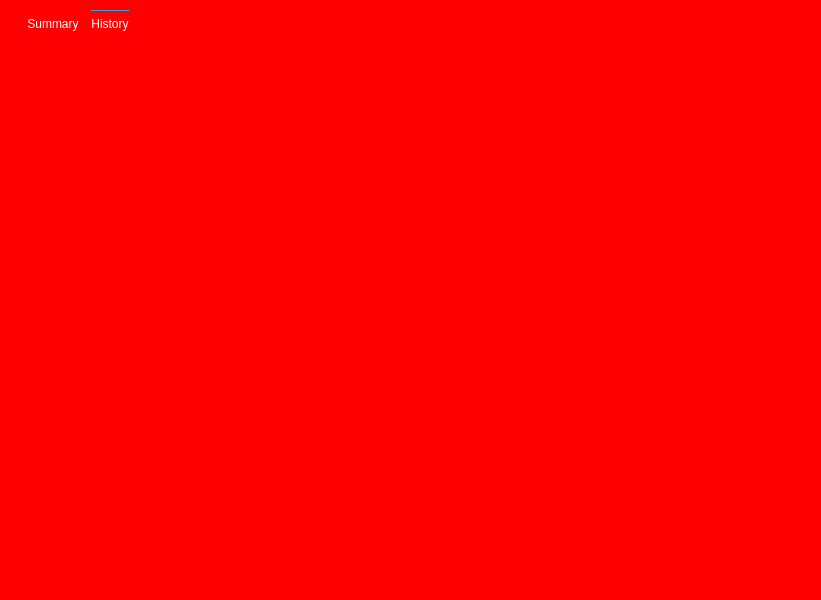
<?xml version="1.0" encoding="UTF-8"?>
<ui version="4.0">
 <class>MacdMarketData</class>
 <widget class="QWidget" name="MacdMarketData">
  <property name="geometry">
   <rect>
    <x>0</x>
    <y>0</y>
    <width>821</width>
    <height>600</height>
   </rect>
  </property>
  <property name="sizePolicy">
   <sizepolicy hsizetype="Fixed" vsizetype="Fixed">
    <horstretch>0</horstretch>
    <verstretch>0</verstretch>
   </sizepolicy>
  </property>
  <property name="windowTitle">
   <string>Form</string>
  </property>
  <property name="styleSheet">
   <string notr="true">#MacdMarketData{background-image: url(:/images/base_back); background-color:red;}
QWidget{background-color:none;}</string>
  </property>
  <widget class="QTabWidget" name="tabWidget">
   <property name="geometry">
    <rect>
     <x>10</x>
     <y>10</y>
     <width>801</width>
     <height>581</height>
    </rect>
   </property>
   <property name="styleSheet">
    <string notr="true"> QTabWidget::tab-bar  {
        left: 5px; /* move to the right by 5px */
color:white;
    }
     
QTabWidget::pane  {
border:0;
        background:transparent;
    }

    /* Style the tab using the tab sub-control. Note that
        it reads QTabBar _not_ QTabWidget */
    QTabBar::tab  {
        background: rgba(27, 40, 54,0);
        min-width: 8ex;
color:white;
    }
     
    QTabBar::tab:selected, QTabBar::tab:hover  {
        background:  rgba(27, 40, 54,0);
    }
     
    QTabBar::tab:selected  {
        border-top-color: rgba(37, 170, 225, 255);
		border-top-style:solid;
		border-top-width:1px; /* same as pane color */
color:white;
    }
 QTabWidget::tab-bar  {
        left: 5px; /* move to the right by 5px */
color:white;
    }
     
    /* Style the tab using the tab sub-control. Note that
        it reads QTabBar _not_ QTabWidget */
    QTabBar::tab  {
        background: rgba(27, 40, 54,0);
        min-width: 8ex;
color:white;
    }
     
    QTabBar::tab:selected, QTabBar::tab:hover  {
        background:  rgba(27, 40, 54,0);
    }
     
    QTabBar::tab:selected  {
        border-top-color: rgba(37, 170, 225, 255);
		border-top-style:solid;
		border-top-width:1px; /* same as pane color */
color:white;
    }

</string>
   </property>
   <property name="currentIndex">
    <number>1</number>
   </property>
   <property name="usesScrollButtons">
    <bool>true</bool>
   </property>
   <property name="documentMode">
    <bool>false</bool>
   </property>
   <property name="movable">
    <bool>false</bool>
   </property>
   <widget class="QWidget" name="tab">
    <property name="styleSheet">
     <string notr="true"/>
    </property>
    <attribute name="title">
     <string>Summary</string>
    </attribute>
    <widget class="QWidget" name="verticalLayoutWidget">
     <property name="geometry">
      <rect>
       <x>9</x>
       <y>9</y>
       <width>781</width>
       <height>531</height>
      </rect>
     </property>
     <layout class="QVBoxLayout" name="verticalLayout_3">
      <item>
       <widget class="QFrame" name="topFrame">
        <property name="styleSheet">
         <string notr="true">#topFrame{
border-bottom-color:rgb(37, 170, 225);
border-bottom-style:solid;
border-bottom-width:1px;
border-top-color:rgb(37, 170, 225);
border-top-style:solid;
border-top-width:1px;
}</string>
        </property>
        <layout class="QGridLayout" name="gridLayout_2">
         <property name="leftMargin">
          <number>6</number>
         </property>
         <property name="topMargin">
          <number>6</number>
         </property>
         <property name="rightMargin">
          <number>6</number>
         </property>
         <property name="bottomMargin">
          <number>6</number>
         </property>
         <item row="0" column="0">
          <layout class="QFormLayout" name="formLayout_3">
           <property name="fieldGrowthPolicy">
            <enum>QFormLayout::AllNonFixedFieldsGrow</enum>
           </property>
           <property name="leftMargin">
            <number>6</number>
           </property>
           <property name="topMargin">
            <number>19</number>
           </property>
           <property name="rightMargin">
            <number>6</number>
           </property>
           <property name="bottomMargin">
            <number>6</number>
           </property>
           <item row="0" column="0">
            <widget class="QLabel" name="label">
             <property name="font">
              <font>
               <family>Khmer OS System</family>
              </font>
             </property>
             <property name="styleSheet">
              <string notr="true">color:white;</string>
             </property>
             <property name="text">
              <string>LAST</string>
             </property>
            </widget>
           </item>
           <item row="0" column="1">
            <widget class="QLabel" name="lastValue">
             <property name="font">
              <font>
               <family>Khmer OS System</family>
              </font>
             </property>
             <property name="styleSheet">
              <string notr="true">color:white;</string>
             </property>
             <property name="text">
              <string>TextLabel</string>
             </property>
             <property name="alignment">
              <set>Qt::AlignLeading|Qt::AlignLeft|Qt::AlignVCenter</set>
             </property>
            </widget>
           </item>
           <item row="1" column="0">
            <widget class="QLabel" name="label_5">
             <property name="font">
              <font>
               <family>Khmer OS System</family>
              </font>
             </property>
             <property name="styleSheet">
              <string notr="true">color:white;</string>
             </property>
             <property name="text">
              <string>BID</string>
             </property>
            </widget>
           </item>
           <item row="1" column="1">
            <widget class="QLabel" name="bidValue">
             <property name="font">
              <font>
               <family>Khmer OS System</family>
              </font>
             </property>
             <property name="styleSheet">
              <string notr="true">color:white;</string>
             </property>
             <property name="text">
              <string>TextLabel</string>
             </property>
             <property name="alignment">
              <set>Qt::AlignLeading|Qt::AlignLeft|Qt::AlignVCenter</set>
             </property>
            </widget>
           </item>
           <item row="2" column="0">
            <widget class="QLabel" name="label_7">
             <property name="font">
              <font>
               <family>Khmer OS System</family>
              </font>
             </property>
             <property name="styleSheet">
              <string notr="true">color:white;</string>
             </property>
             <property name="text">
              <string>ASK</string>
             </property>
            </widget>
           </item>
           <item row="2" column="1">
            <widget class="QLabel" name="askValue">
             <property name="font">
              <font>
               <family>Khmer OS System</family>
              </font>
             </property>
             <property name="styleSheet">
              <string notr="true">color:white;</string>
             </property>
             <property name="text">
              <string>TextLabel</string>
             </property>
             <property name="alignment">
              <set>Qt::AlignLeading|Qt::AlignLeft|Qt::AlignVCenter</set>
             </property>
            </widget>
           </item>
          </layout>
         </item>
         <item row="0" column="1">
          <layout class="QFormLayout" name="formLayout_4">
           <property name="topMargin">
            <number>1</number>
           </property>
           <item row="0" column="0">
            <widget class="QLabel" name="label_3">
             <property name="font">
              <font>
               <family>Khmer OS System</family>
              </font>
             </property>
             <property name="styleSheet">
              <string notr="true">color:white;</string>
             </property>
             <property name="text">
              <string>24HR HIGH</string>
             </property>
            </widget>
           </item>
           <item row="0" column="1">
            <widget class="QLabel" name="highValue">
             <property name="font">
              <font>
               <family>Khmer OS System</family>
              </font>
             </property>
             <property name="styleSheet">
              <string notr="true">color:white;</string>
             </property>
             <property name="text">
              <string>TextLabel</string>
             </property>
             <property name="alignment">
              <set>Qt::AlignLeading|Qt::AlignLeft|Qt::AlignVCenter</set>
             </property>
            </widget>
           </item>
           <item row="1" column="0">
            <widget class="QLabel" name="label_9">
             <property name="font">
              <font>
               <family>Khmer OS System</family>
              </font>
             </property>
             <property name="styleSheet">
              <string notr="true">color:white;</string>
             </property>
             <property name="text">
              <string>24HR LOW</string>
             </property>
            </widget>
           </item>
           <item row="2" column="0">
            <widget class="QLabel" name="label_10">
             <property name="font">
              <font>
               <family>Khmer OS System</family>
              </font>
             </property>
             <property name="styleSheet">
              <string notr="true">color:white;</string>
             </property>
             <property name="text">
              <string>BTC VOLUME</string>
             </property>
            </widget>
           </item>
           <item row="3" column="0">
            <widget class="QLabel" name="label_11">
             <property name="font">
              <font>
               <family>Khmer OS System</family>
              </font>
             </property>
             <property name="styleSheet">
              <string notr="true">color:white;</string>
             </property>
             <property name="text">
              <string>MACD VOLUME</string>
             </property>
            </widget>
           </item>
           <item row="1" column="1">
            <widget class="QLabel" name="lowValue">
             <property name="font">
              <font>
               <family>Khmer OS System</family>
              </font>
             </property>
             <property name="styleSheet">
              <string notr="true">color:white;</string>
             </property>
             <property name="text">
              <string>TextLabel</string>
             </property>
             <property name="alignment">
              <set>Qt::AlignLeading|Qt::AlignLeft|Qt::AlignVCenter</set>
             </property>
            </widget>
           </item>
           <item row="2" column="1">
            <widget class="QLabel" name="btcVolValue">
             <property name="font">
              <font>
               <family>Khmer OS System</family>
              </font>
             </property>
             <property name="styleSheet">
              <string notr="true">color:white;</string>
             </property>
             <property name="text">
              <string>TextLabel</string>
             </property>
             <property name="alignment">
              <set>Qt::AlignLeading|Qt::AlignLeft|Qt::AlignVCenter</set>
             </property>
            </widget>
           </item>
           <item row="3" column="1">
            <widget class="QLabel" name="macdVolValue">
             <property name="font">
              <font>
               <family>Khmer OS System</family>
              </font>
             </property>
             <property name="styleSheet">
              <string notr="true">color:white;</string>
             </property>
             <property name="text">
              <string>TextLabel</string>
             </property>
             <property name="alignment">
              <set>Qt::AlignLeading|Qt::AlignLeft|Qt::AlignVCenter</set>
             </property>
            </widget>
           </item>
          </layout>
         </item>
        </layout>
       </widget>
      </item>
      <item>
       <layout class="QHBoxLayout" name="horizontalLayout_4" stretch="0,0">
        <property name="leftMargin">
         <number>6</number>
        </property>
        <property name="topMargin">
         <number>6</number>
        </property>
        <property name="rightMargin">
         <number>6</number>
        </property>
        <property name="bottomMargin">
         <number>6</number>
        </property>
        <item>
         <widget class="QTableView" name="buyTableView">
          <property name="styleSheet">
           <string notr="true">#buyTableView{
gridline-color: rgba(1, 1, 1, 0);
background-color:rgba(1, 1, 1, 0);
border-color:rgba(1, 1, 1, 0);
border-width:0px;
border-style:solid;}</string>
          </property>
          <property name="frameShape">
           <enum>QFrame::NoFrame</enum>
          </property>
          <property name="frameShadow">
           <enum>QFrame::Plain</enum>
          </property>
          <property name="verticalScrollBarPolicy">
           <enum>Qt::ScrollBarAlwaysOff</enum>
          </property>
          <property name="horizontalScrollBarPolicy">
           <enum>Qt::ScrollBarAlwaysOff</enum>
          </property>
          <property name="showGrid">
           <bool>false</bool>
          </property>
          <property name="cornerButtonEnabled">
           <bool>false</bool>
          </property>
          <attribute name="horizontalHeaderDefaultSectionSize">
           <number>190</number>
          </attribute>
          <attribute name="horizontalHeaderMinimumSectionSize">
           <number>190</number>
          </attribute>
          <attribute name="horizontalHeaderStretchLastSection">
           <bool>true</bool>
          </attribute>
          <attribute name="verticalHeaderVisible">
           <bool>false</bool>
          </attribute>
         </widget>
        </item>
        <item>
         <widget class="QTableView" name="sellTableView">
          <property name="styleSheet">
           <string notr="true">#sellTableView{
gridline-color: rgba(1, 1, 1, 0);
background-color:rgba(1, 1, 1, 0);
border-color:rgba(1, 1, 1, 0);
border-width:0px;
border-style:solid;}</string>
          </property>
          <property name="frameShape">
           <enum>QFrame::NoFrame</enum>
          </property>
          <property name="frameShadow">
           <enum>QFrame::Plain</enum>
          </property>
          <property name="verticalScrollBarPolicy">
           <enum>Qt::ScrollBarAlwaysOff</enum>
          </property>
          <property name="horizontalScrollBarPolicy">
           <enum>Qt::ScrollBarAlwaysOff</enum>
          </property>
          <property name="showGrid">
           <bool>false</bool>
          </property>
          <attribute name="horizontalHeaderDefaultSectionSize">
           <number>190</number>
          </attribute>
          <attribute name="horizontalHeaderMinimumSectionSize">
           <number>190</number>
          </attribute>
          <attribute name="verticalHeaderVisible">
           <bool>false</bool>
          </attribute>
         </widget>
        </item>
       </layout>
      </item>
     </layout>
    </widget>
   </widget>
   <widget class="QWidget" name="tab_2">
    <attribute name="title">
     <string>History</string>
    </attribute>
    <widget class="QWidget" name="gridLayoutWidget">
     <property name="geometry">
      <rect>
       <x>-1</x>
       <y>-1</y>
       <width>801</width>
       <height>551</height>
      </rect>
     </property>
     <layout class="QGridLayout" name="gridLayout">
      <item row="1" column="0">
       <widget class="QTableView" name="historyTableView">
        <property name="styleSheet">
         <string notr="true">#historyTableView{
gridline-color: rgba(1, 1, 1, 0);
background-color:rgba(1, 1, 1, 0);
border-color:rgba(1, 1, 1, 0);
border-width:0px;
border-style:solid;}</string>
        </property>
        <property name="frameShape">
         <enum>QFrame::NoFrame</enum>
        </property>
        <property name="frameShadow">
         <enum>QFrame::Plain</enum>
        </property>
        <property name="verticalScrollBarPolicy">
         <enum>Qt::ScrollBarAlwaysOff</enum>
        </property>
        <property name="horizontalScrollBarPolicy">
         <enum>Qt::ScrollBarAlwaysOff</enum>
        </property>
        <property name="showGrid">
         <bool>false</bool>
        </property>
        <attribute name="horizontalHeaderDefaultSectionSize">
         <number>150</number>
        </attribute>
        <attribute name="horizontalHeaderMinimumSectionSize">
         <number>150</number>
        </attribute>
        <attribute name="verticalHeaderVisible">
         <bool>false</bool>
        </attribute>
       </widget>
      </item>
      <item row="0" column="0">
       <spacer name="verticalSpacer">
        <property name="orientation">
         <enum>Qt::Vertical</enum>
        </property>
        <property name="sizeType">
         <enum>QSizePolicy::Fixed</enum>
        </property>
        <property name="sizeHint" stdset="0">
         <size>
          <width>20</width>
          <height>5</height>
         </size>
        </property>
       </spacer>
      </item>
     </layout>
    </widget>
   </widget>
  </widget>
 </widget>
 <resources/>
 <connections/>
</ui>
